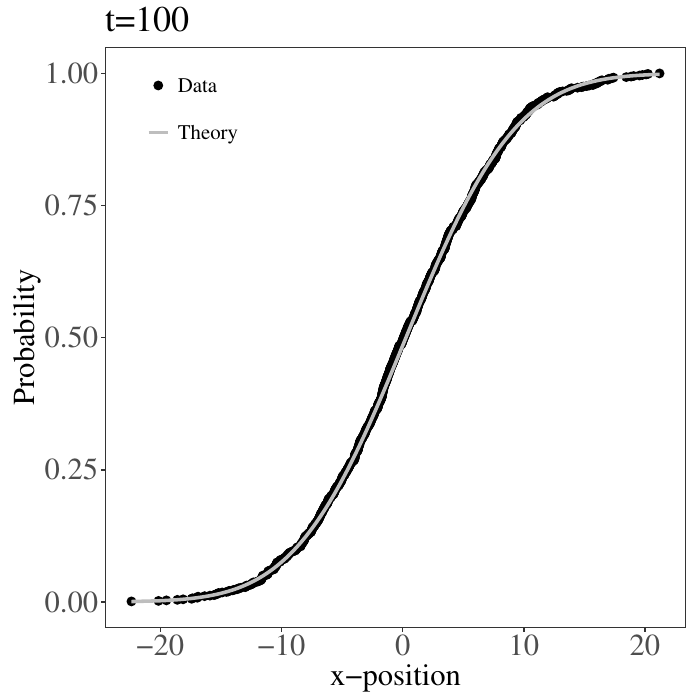

Reproduce this figure in R.
require(ggplot2)
require(reshape2)
source("run_tumble.R")
source("interp_2D.R")
source("aes_ggplot.R")

# Parameters and constraints
tmax = 100 # Seconds
v = 1 # Microns/sec
currangle = runif(1)*2*pi
tumblerate = 2 # Per sec

sample_1000=matrix(ncol=3)
for(i in 1:1000){
  run = run_tumble(tmax,v,currangle,tumblerate)
  t = run$Time
  Xoft = data.frame(run$X,run$Y)
  sample=cbind(interp_2D(t,Xoft,1:100),1:100)
  sample_1000=rbind(sample_1000,sample)
}
sample_1000=sample_1000[-1,]

xdist100 = sample_1000[sample_1000[,3]==100,1]
meandata = mean(xdist100)
vardata = var(xdist100)
sortxpos=sort(xdist100)
mycdf=(1:length(sortxpos))/length(sortxpos)
normtheory = pnorm(sortxpos,meandata,sqrt(vardata))

pdf("normcdfcompare.pdf")
ggplot() +
  geom_point(aes(sortxpos,mycdf,shape="Data"),color="black",size=standard_pointsize) +
  geom_line(aes(sortxpos,normtheory,linetype="Theory"),color="gray",lwd=standard_linesize) +
  xlab("x-position") +
  ylab("Probability") +
  scale_shape_manual(values=16) + 
  scale_linetype_manual(values="solid")+
  ggtitle("t=100") +
  aes_ggplot +
  theme(legend.title = element_blank(),
        legend.text = element_text(size=15),
        legend.position = c(0.15,0.9))
dev.off()
